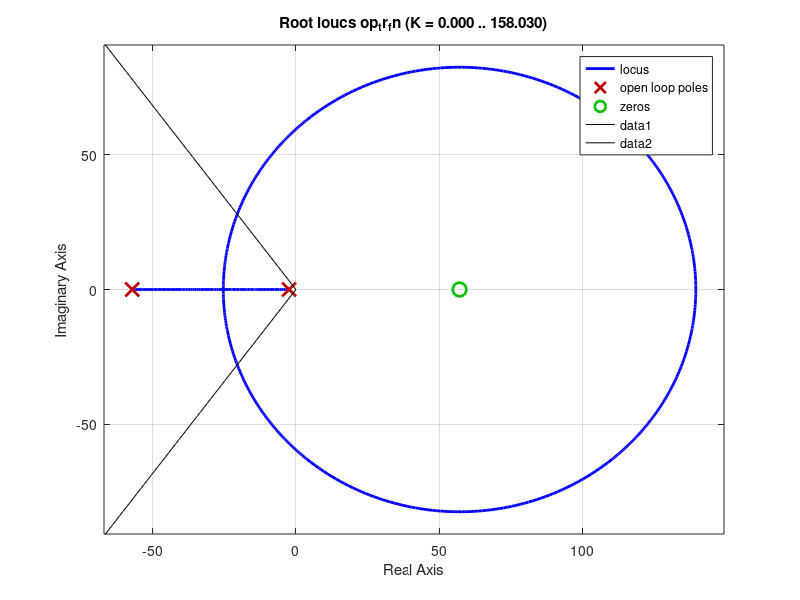

Write the MATLAB code that produced this figure.
K = 0.90035;
Td = 0.035;
tau = 0.42;
Kp = 1;
H_s = 1;
beta_deg = 53.77;
beta_rad = deg2rad(beta_deg);

s = tf('s');
P_s = K * (2-Td*s) / ((1+tau*s)*(2+Td*s));
C_s = Kp;

G_s = C_s * P_s;

cl_tr_fn = G_s*H_s / (1 + G_s*H_s);
cl_cr_pl = 1 + G_s*H_s;

op_tr_fn = G_s*H_s;

rlocus(op_tr_fn);
hold on;
plot([0 -100], [0 100*tan(beta_rad)], 'black', [0 -100], [0 -100*tan(beta_rad)], 'black');